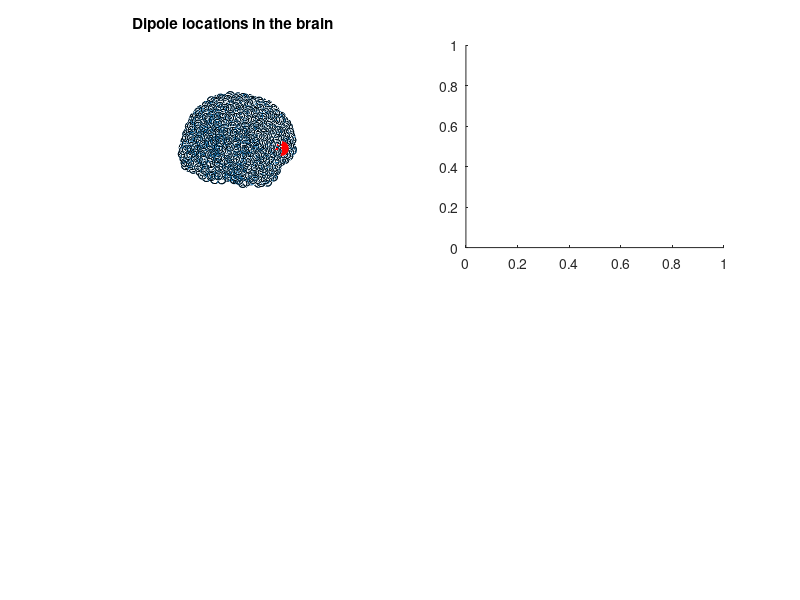

Recreate this plot in MATLAB. (Note: this script raises an error after producing the figure.)
%% Ripple-gedMEG
%
% This simulation file ("ripple_gedMEG.m") calculates multivariate sharp-wae ripples via generalized eigendecomposition.
% This paper is currently under review as Ohki et al. "Multivariate sharp-wave ripples in schizophrenia during awake state"
% 
% Questions -> takefumi2ohki@gmail.com
%
% Note:  This code is based and modified on Michael X Cohen's excellent tutorial paper  on generalized eigenvalue decomposition. 
%           Please also refer to this paper:
%           "A tutorial on generalized eigendecomposition for denoising, 
%           contrast enhancement, and dimension reduction in multichannel
%           electrophysiology.", NeuroImage (2022)


%% Setup
clear all, close all

% load mat file containing MEG, leadfield and channel locations
load emptyMEG

% Basics parameters 4 simulations
MEG.srate   = 1000; % Hz
MEG.trials   =  50;
MEG.pnts    = 1000;
MEG.times  =  ( 0 : MEG.pnts -1 ) / MEG.srate;

% Index 4 dipole location associated with ripples
% Although we set the dipole location based on the empirical findings,
% you can try different dipoles positions.

dipoleLoc = 1560; % right MTL including hippocampus
nDipoles   = 1;       % number of distinct dipole locations

% normalize dipoles (normal to the surface of the head)
lf.GainN = bsxfun(@times, squeeze( lf.Gain(:,1,:)), lf.GridOrient(:,1)') + bsxfun(@times,squeeze( lf.Gain(:,2,:)),lf.GridOrient(:,2)') + bsxfun(@times,squeeze( lf.Gain(:,3,:) ), lf.GridOrient(:,3)' );


%% Generate random dipole data in the brain and target signal.
% create 1000 time points of random dipole data in the brain

% noise level
scaler4noise = 0.9;
dipole_data = scaler4noise*randn( length(lf.Gain), 1000);

% specify the frequency (Hz) 4 the target event
frex = 120;

% duration, starting and end time  4 the target event
duration = 50; 
st_time   = 501; ed_time  = st_time + duration;

% Create a simulated ripple with some noises in the specified dipole location
% and add it to dipole data as Ground-truth data 

% Simulation 1: signal only consisting of ripple with some noise
% NOTE: the use of the randn function may lead to slight variations in the results as it generates random numbers. 
% Therefore, the execution outcomes may vary slightly depending on the specific run.
dipole_data(dipoleLoc, st_time : ed_time ) = 15*sin(2*pi*frex*( 0 : duration ) /MEG.srate ) + scaler4noise*randn(1,  duration + 1) ;

% Simulation 2: signal consisting of phase amplitude coupling (e.g., spindle and ripple)
% parameter 4 the coupling strength
% nonmodulatedamplitude = 5; % increase this to get less modulation; you'll see that this is reflected in the MI value
% 
% % lower frex (i.e., nesting phase frex) and higher frex (i.e., nested amplitude frex) 
% Phase_Modulating_Freq = 15;
% Amp_Modulated_Freq    = frex;

% creation simulation data
% dipole_data(dipoleLoc, st_time : ed_time ) =  (10*(sin(2*pi*( 0 : duration )*Phase_Modulating_Freq/MEG.srate)+1) ... 
%                                                                          + nonmodulatedamplitude*0.1).*sin(2*pi*( 0 : duration )*Amp_Modulated_Freq/MEG.srate)...
%                                                                          + sin(2*pi*( 0 : duration )*Phase_Modulating_Freq/MEG.srate) ...
%                                                                          + scaler4noise*randn(1, length(st_time: ed_time) );

% project dipole data to MEG data
MEG.data = lf.GainN*dipole_data;

% time index based on sampling rate 
MEG.times = ( 0 : size(MEG.data,2) -1 ) / MEG.srate;

% plot brain dipoles
figure(1), clf, 

subplot(221)
plot3( lf.GridLoc(:, 1), lf.GridLoc(:, 2), lf.GridLoc(:, 3), 'o')
hold on
plot3( lf.GridLoc(:,1), lf.GridLoc(:, 2), lf.GridLoc(:, 3), 'ko'), hold on
plot3( lf.GridLoc(dipoleLoc, 1), lf.GridLoc(dipoleLoc, 2), lf.GridLoc(dipoleLoc, 3),'ro','markerfacecolor','r','markersize',10)
rotate3d on, axis square, axis off
title('Dipole locations in the brain')

% Each dipole can be projected onto the scalp using the forward model. 
% The code below shows this projection from one dipole.
subplot(222)
topoplotIndie( lf.GainN(:, dipoleLoc ), MEG.chanlocs, 'numcontour',  0, 'electrodes', 'off', 'shading', 'interp');
title('Signal dipole projection'), colormap jet

% plot the data from one channel
subplot(212), hold on
% SPW-Rs
plot( MEG.times, .35+ dipole_data(dipoleLoc ,:) / norm(dipole_data(dipoleLoc ,:) ), 'r', 'linew', 1)

% MEG sensor at the event location
MEG_ch = 41; % nearest MEG sensor to ripple
plot( MEG.times, .15 + MEG.data(MEG_ch, :) / norm( MEG.data(MEG_ch, : ) ), 'k', 'linew', 1)
plot( [ .5  .5 ], get(gca,'ylim'), 'k--', 'HandleVisibility', 'off');
xlabel('Time (sec)'), ylabel('(Amplitude)')
legend({'Target Signal (Truth)'; 'Nearest MEG Sensor'})
set(gca,'ytick',[])



%% ----------------------------- %%
%    Ripple reconstruction via PCA    %
%%% --------------------------- %%%

% This code cell demonstrates that PCA is unable
% recover the simulated dipole signal.

% Epoching the target data
tmpData = MEG.data( :, st_time: ed_time);

% Create covariance matrix 4 PCA
cov4PCA = cov(tmpData'); % (channel by channel)

% PCA
[evecs, evals] = eig( cov4PCA );

% sort eigenvalues/vectors
[evals, sidx] = sort( diag(evals), 'descend');
evecs = evecs( :, sidx);

% plot EigenSpectrum
figure(2), clf
subplot(231)
plot(evals, 'go-','markerfacecolor','b','linew', 5, 'markersize', 10)
axis square
set(gca,'xlim',[0 15])
title('PCA eigenvalues')
xlabel('Components '), ylabel('Power ratio (\lambda)')

% Create PC time series (i.e., component) 
comp_ts = evecs( :, 1)'*MEG.data;

% normalize time series (for visualization)
dipl_ts    =  dipole_data(dipoleLoc,:) / norm(dipole_data(dipoleLoc,:));
comp_ts =  comp_ts / norm(comp_ts);
chan_ts  =  MEG.data(MEG_ch ,:) / norm(MEG.data(MEG_ch ,:));

% plot the time series
subplot(212), hold on
plot( MEG.times, .35+dipl_ts, 'r', 'linew', 1)
plot( MEG.times, .15+chan_ts, 'k')
plot( MEG.times, -.005+ comp_ts, 'g')
legend({'Truth';'MEG channel';'PCA time series'})
set(gca,'ytick',[])
xlabel('Time (sec)')

%%% spatial filter forward model via PCA
filt_topo = evecs( :, 1); % using the 1st eigenvector

% Eigenvector sign uncertainty can cause a sign-flip, which is corrected for by 
% forcing the largest-magnitude projection to be positive.
[~, se] = max(abs( filt_topo ));
filt_topo = filt_topo * sign(filt_topo(se));

% plot the maps
subplot(232)
topoplotIndie( lf.GainN(:,dipoleLoc), MEG.chanlocs, 'numcontour', 0, 'electrodes', 'off', 'shading', 'interp');
title('Truth topomap'), colormap jet

subplot(233)
topoplotIndie(filt_topo, MEG.chanlocs,'electrodes','off','numcontour', 0);
title('PCA forward model'), colormap jet


%% ----------------------------- %%
%    Ripple detection via GED    %
%%% --------------------------- %%%

%%% STEP 1 : Create covariance matrices 4 GED
% Target covariance matrix (i.e., covT)  using the filter data
% Params 4 band-pass filter 
peakfreq = frex; % "ripple" (Hz)
fwhm      = 20; % full-width at half-maximum around the ripple peak

% Do filtering via filterFGx.m
[ filtdata, empVals ] = filterFGx( MEG.data, MEG.srate, peakfreq, fwhm, 1 ); 

% Epoching Data consisting of ripple
tmpData4T = filtdata( :, st_time: ed_time);

% Calc covT (channel by channel)
covT = cov( tmpData4T' ); 


%%% STEP 2 : Create Control covariance matrix (i.e., covC) using the raw data
% Epoching the raw events-related data 
tmpData4C = MEG.data( :, : );
% tmpData4C = MEG.data(:, st_time: ed_time);

% Calc covC (channel by channel)
covC = cov( tmpData4C' ); 


%%% STEP 3 : Shrinkage regulariation 4 covC
% parameters
g = .01;

% calc param "a"
a = mean( eig(covC) );

% new covC
covC_SR = (1-g)*covC + g*a*eye(64); 

%%% plot the two covariance matrices
figure(3), clf

% Target covariance matrix
subplot(141)
imagesc(covT), colormap jet
title('covT')
axis square, %set(gca,'clim',[-1 1]*1e6)
xticks([]); yticks([]); 

% Control covariance matrix
subplot(142)
imagesc(covC), colormap jet
title('covC')
axis square, 
xticks([]); yticks([]); 

% Control covariance matrix with SR
subplot(143)
imagesc(covC_SR), colormap jet
title('Regularized covC via SR')
axis square, 
xticks([]); yticks([]); 

% R^{-1}S
subplot(144)
imagesc(inv(covC)*covT)
title('C^-^1T matrix')
axis square, 
xticks([]); yticks([]); 


%%% STEP 4 : Generalized eigendecomposition (GED)
[evecs, evals] = eig(covT, covC_SR);

% sort eigenvalues/vectors
[evals, sidx] = sort(diag(evals),'descend');
evecs = evecs( :, sidx);

% plot the eigenspectrum
figure(4), clf
subplot(231)
plot(evals, 'ro-','markerfacecolor','b','linew', 5, 'markersize', 10)
axis square
set(gca,'xlim',[0 15])
title('GED eigenvalues')
xlabel('Components'), ylabel('Power ratio (\lambda)')

% GED component as time series 
comp_ts = evecs( :, 1)'*MEG.data; % use the 1st eigenvector

%%% plot for comparison
% normalize time series (for visualization)
dipl_ts = dipole_data(dipoleLoc, :) / norm(dipole_data(dipoleLoc, :));
comp_ts = comp_ts / norm(comp_ts);
chan_ts = MEG.data(MEG_ch,:) / norm(MEG.data(MEG_ch,:));

% plot the time series
subplot(212), hold on
plot( MEG.times, .35+dipl_ts, 'r')
plot( MEG.times, .15+chan_ts, 'k')
plot( MEG.times, -.04+ comp_ts, 'r' )
legend({'Truth';'MEG channel';'GED time series'})
set(gca,'ytick',[])
xlabel('Time (sec)')

%%% spatial filter forward model
% Obtained by passing the covariance matrix through the filter.
filt_topo = covT*evecs(:, 1);

% Eigenvector sign uncertainty can cause a sign-flip, which is corrected for by 
% forcing the largest-magnitude projection sensor to be positive.
[~,se] = max(abs( filt_topo ));
filt_topo = filt_topo * sign(filt_topo(se));

% plot the maps
subplot(232)
topoplotIndie( lf.GainN(:, dipoleLoc), MEG.chanlocs,'numcontour', 0, 'electrodes','off','shading','interp');
title('Truth topomap'), colormap jet

subplot(233)
topoplotIndie( filt_topo, MEG.chanlocs,'electrodes','off','numcontour',0);
title('GED forward model'), colormap jet


%% ----------------------------- %%
%     Ripple reconstruction via ICA     %
%%% --------------------------- %%%

% NOTE: This cell computes ICA based on the jade algorithm (i.e., deterministic algorithms). 
% Make sure the jader() function is in your MATLAB path
% See also:  Rutledge, Douglas N., and D. Jouan-Rimbaud Bouveresse. 
% "Independent components analysis with the JADE algorithm." TrAC Trends in Analytical Chemistry 50 (2013): 22-32.

% Compute ICA via jader
% Epoching the target data
% tmpData = MEG.data( :, st_time: ed_time);
ivecs = jader(tmpData, 40); % It takes some minutes 
ic_scores = ivecs*MEG.data;
icmaps = pinv(ivecs');
evals = diag(icmaps*icmaps');

% plot the IC energy
figure(5), clf
subplot(231)
plot(evals, 'bo-','markerfacecolor','k','linew', 5, 'markersize', 10)
axis square
set(gca,'xlim',[0 15])
title('ICA')
xlabel('Components'), ylabel('IC energy')

% component time series is eigenvector as spatial filter for data
comp_ts = ic_scores(1, :); 

% plot for comparison
% normalize time series (for visualization)
dipl_ts = dipole_data(dipoleLoc,:) / norm(dipole_data(dipoleLoc,:));
comp_ts = comp_ts / norm(comp_ts);
chan_ts = MEG.data(MEG_ch,:) / norm(MEG.data(MEG_ch,:));

% plot the time series
subplot(212), hold on
plot( MEG.times, .35+dipl_ts, 'r')
plot( MEG.times, .15+chan_ts, 'k')
plot( MEG.times, -.04+ comp_ts, 'b' )
legend({'Truth';'MEG channel';'ICA time series'})
set(gca,'ytick',[])
xlabel('Time (sec)')

% plot the maps
subplot(232)
topoplotIndie(lf.GainN(:,dipoleLoc), MEG.chanlocs,'numcontour', 0,'electrodes','off','shading','interp');
title('Truth topomap'), colormap jet

subplot(233)
topoplotIndie(icmaps( 1, : ), MEG.chanlocs,'electrodes','off','numcontour', 0);
title('ICA forward model')


%% done.


